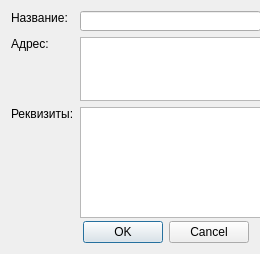
<?xml version="1.0" encoding="UTF-8"?>
<ui version="4.0">
 <class>DepartmentDialog</class>
 <widget class="QDialog" name="DepartmentDialog">
  <property name="geometry">
   <rect>
    <x>0</x>
    <y>0</y>
    <width>260</width>
    <height>254</height>
   </rect>
  </property>
  <property name="minimumSize">
   <size>
    <width>260</width>
    <height>254</height>
   </size>
  </property>
  <property name="windowTitle">
   <string>Dialog</string>
  </property>
  <layout class="QGridLayout" name="gridLayout">
   <item row="0" column="0">
    <layout class="QVBoxLayout" name="verticalLayout_3">
     <item>
      <widget class="QLabel" name="NameLbl">
       <property name="text">
        <string>Название:</string>
       </property>
      </widget>
     </item>
     <item>
      <spacer name="verticalSpacer_3">
       <property name="orientation">
        <enum>Qt::Vertical</enum>
       </property>
       <property name="sizeHint" stdset="0">
        <size>
         <width>20</width>
         <height>40</height>
        </size>
       </property>
      </spacer>
     </item>
    </layout>
   </item>
   <item row="0" column="1">
    <widget class="QLineEdit" name="NameEdit">
     <property name="minimumSize">
      <size>
       <width>181</width>
       <height>20</height>
      </size>
     </property>
     <property name="maximumSize">
      <size>
       <width>16777215</width>
       <height>20</height>
      </size>
     </property>
    </widget>
   </item>
   <item row="1" column="0">
    <layout class="QVBoxLayout" name="verticalLayout_2">
     <item>
      <widget class="QLabel" name="AddressLbl">
       <property name="text">
        <string>Адрес:</string>
       </property>
      </widget>
     </item>
     <item>
      <spacer name="verticalSpacer_2">
       <property name="orientation">
        <enum>Qt::Vertical</enum>
       </property>
       <property name="sizeHint" stdset="0">
        <size>
         <width>20</width>
         <height>40</height>
        </size>
       </property>
      </spacer>
     </item>
    </layout>
   </item>
   <item row="1" column="1">
    <widget class="QTextEdit" name="AddressEdit">
     <property name="sizePolicy">
      <sizepolicy hsizetype="Expanding" vsizetype="Expanding">
       <horstretch>0</horstretch>
       <verstretch>0</verstretch>
      </sizepolicy>
     </property>
     <property name="minimumSize">
      <size>
       <width>181</width>
       <height>64</height>
      </size>
     </property>
    </widget>
   </item>
   <item row="2" column="0">
    <layout class="QVBoxLayout" name="verticalLayout">
     <item>
      <widget class="QLabel" name="AccessLbl">
       <property name="text">
        <string>Реквизиты:</string>
       </property>
      </widget>
     </item>
     <item>
      <spacer name="verticalSpacer">
       <property name="orientation">
        <enum>Qt::Vertical</enum>
       </property>
       <property name="sizeHint" stdset="0">
        <size>
         <width>20</width>
         <height>40</height>
        </size>
       </property>
      </spacer>
     </item>
    </layout>
   </item>
   <item row="2" column="1">
    <widget class="QTextEdit" name="AccessEdit">
     <property name="minimumSize">
      <size>
       <width>181</width>
       <height>111</height>
      </size>
     </property>
    </widget>
   </item>
   <item row="3" column="1">
    <widget class="QDialogButtonBox" name="buttonBox">
     <property name="standardButtons">
      <set>QDialogButtonBox::Cancel|QDialogButtonBox::Ok</set>
     </property>
    </widget>
   </item>
  </layout>
 </widget>
 <resources/>
 <connections/>
</ui>
